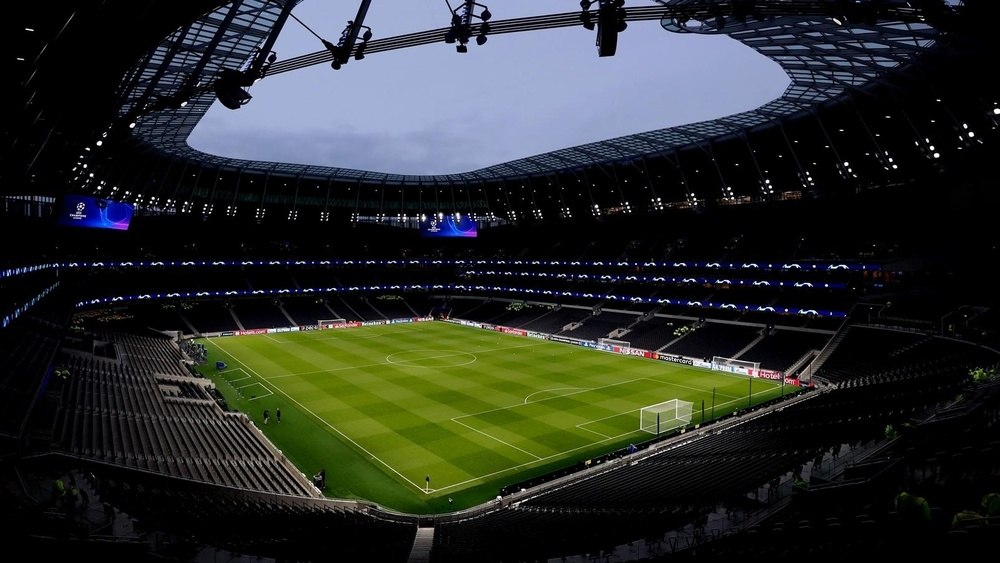
#> input picture WiCySxEx0rcists-2026/Misc/Day-05-The-Prince-Who-Never-Became-The-King/images/00-stadium-picture.jpg, 1000 x 563 px, shrunk from 1604 x 903 before the run
$ python unswirl.py ../images/00-stadium-picture.jpg out.png
#> lines starting #> are read from the running program, lines starting #| are printed output that depends on the picture
#!/usr/bin/env python3
"""
scripts/unswirl.py

Restores an image affected by an elliptical swirl distortion using inverse
geometric pixel remapping and bilinear interpolation.

Algorithm:
1. Normalize horizontal and vertical coordinates separately around the image center.
2. Convert normalized Cartesian coordinates (nx, ny) to polar coordinates (radius, theta).
3. Compute sample angle using the swirl transformation model:
     theta_sample = theta + radians(angle) * max(1 - radius, 0)^2
4. Map sampled coordinates back into discrete image coordinates.
5. Perform bilinear interpolation to sample continuous pixel intensities.
"""

import argparse
import math
from pathlib import Path
import numpy as np
from PIL import Image


def unswirl(input_path: str, output_path: str, angle: float = 1000.0) -> None:
#> called with input_path = '../images/00-stadium-picture.jpg', output_path = 'out.png', angle = 1000
    src_file = Path(input_path)
    if not src_file.is_file():
        raise FileNotFoundError(f"Input image not found: '{input_path}'")

    img = Image.open(src_file).convert("RGBA")
    arr = np.array(img, dtype=np.float32)
    height, width, _ = arr.shape
#> height = 563; width = 1000

    # Centers and semi-axes for elliptical normalization
    cx = (width - 1) / 2.0
#> cx = 499.5
    cy = (height - 1) / 2.0
#> cy = 281
    rx = width / 2.0
#> rx = 500
    ry = height / 2.0
#> ry = 281.5

    # Grid of coordinates
    y_coords, x_coords = np.indices((height, width), dtype=np.float32)
    nx = (x_coords - cx) / rx
    ny = (y_coords - cy) / ry

    # Convert to polar coordinates
    radius = np.hypot(nx, ny)
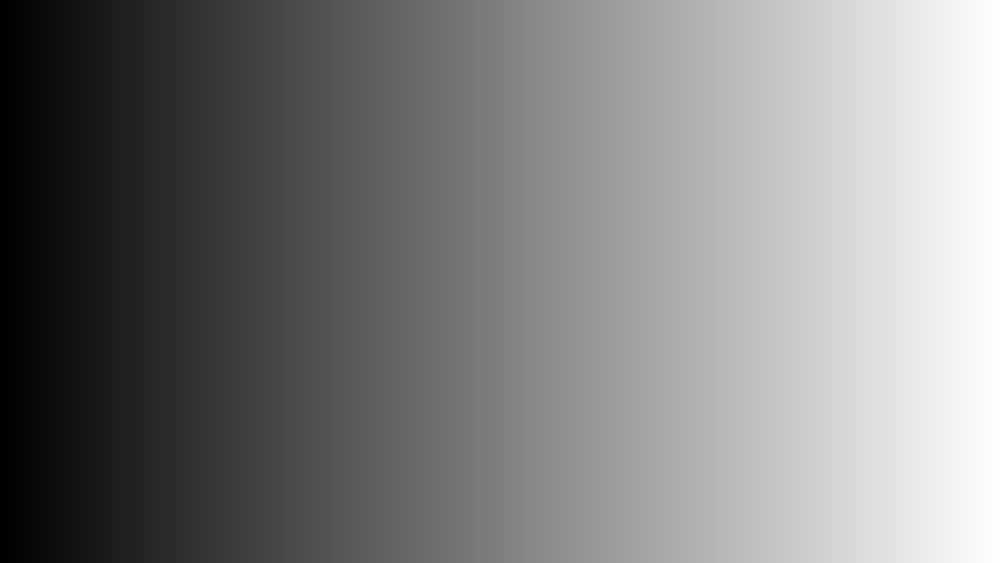
#> nx: shape (563, 1000) float32; min -0.999, max 0.999, mean -2.87e-09; drawn with min black and max white
    theta = np.arctan2(ny, nx)
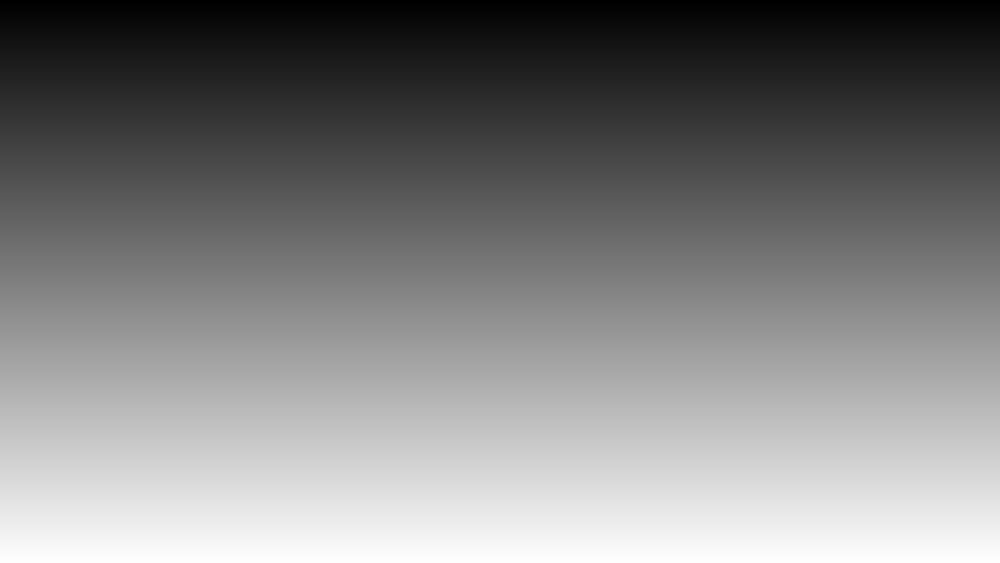
#> ny: shape (563, 1000) float32; min -0.998, max 0.998, mean -2.6e-08; drawn with min black and max white

    # Swirl distortion inverse mapping
    # theta_sample = theta + radians(angle) * max(1 - radius, 0)^2
    swirl_factor = np.maximum(1.0 - radius, 0.0) ** 2
    theta_sample = theta + math.radians(angle) * swirl_factor

    # Map back to continuous image coordinates
    x_sample = cx + rx * (radius * np.cos(theta_sample))
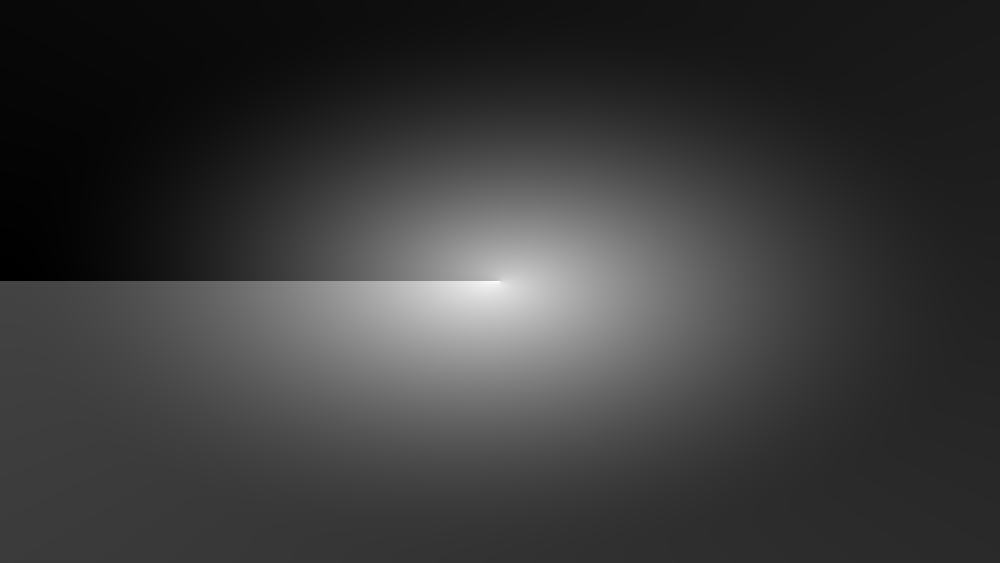
#> theta_sample: shape (563, 1000) float32; min -3.14, max 20.56, mean 2.3; drawn with min black and max white
    y_sample = cy + ry * (radius * np.sin(theta_sample))

    # Bilinear interpolation
    x0 = np.floor(x_sample).astype(np.int32)
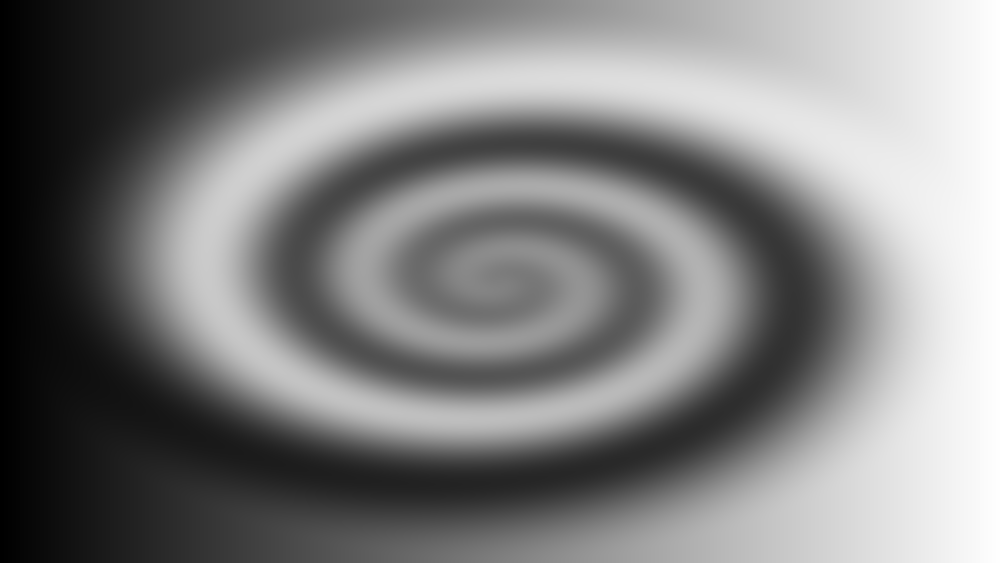
#> x_sample: shape (563, 1000) float32; min -0.000122, max 999, mean 499.5; drawn with min black and max white
    x1 = x0 + 1
    y0 = np.floor(y_sample).astype(np.int32)
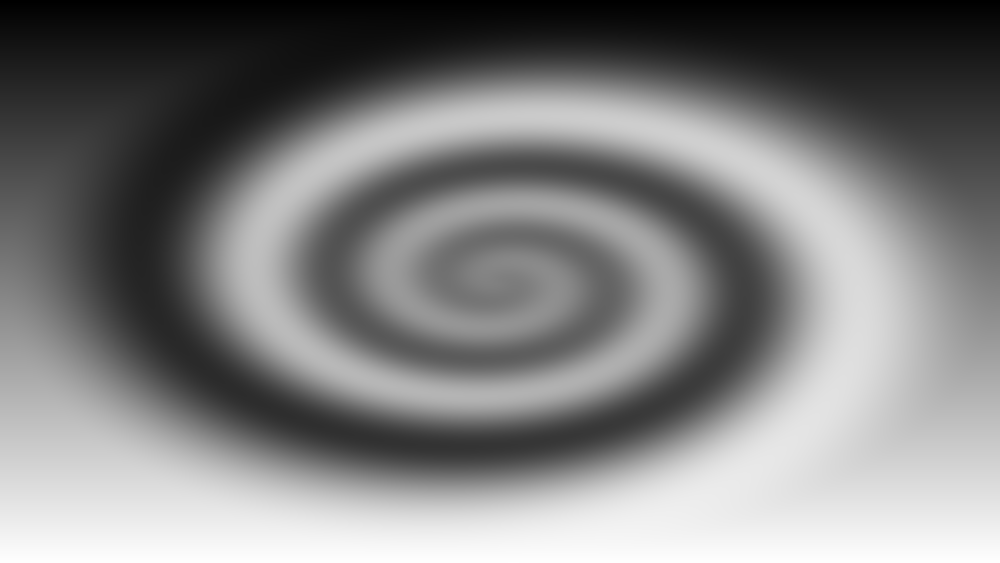
#> y_sample: shape (563, 1000) float32; min -0.000275, max 562, mean 281; drawn with min black and max white
    y1 = y0 + 1

    wa = (x1 - x_sample) * (y1 - y_sample)
    wb = (x_sample - x0) * (y1 - y_sample)
    wc = (x1 - x_sample) * (y_sample - y0)
    wd = (x_sample - x0) * (y_sample - y0)

    x0_clamped = np.clip(x0, 0, width - 1)
    x1_clamped = np.clip(x1, 0, width - 1)
    y0_clamped = np.clip(y0, 0, height - 1)
    y1_clamped = np.clip(y1, 0, height - 1)

    restored = (
        wa[..., None] * arr[y0_clamped, x0_clamped]
        + wb[..., None] * arr[y0_clamped, x1_clamped]
        + wc[..., None] * arr[y1_clamped, x0_clamped]
        + wd[..., None] * arr[y1_clamped, x1_clamped]
    )
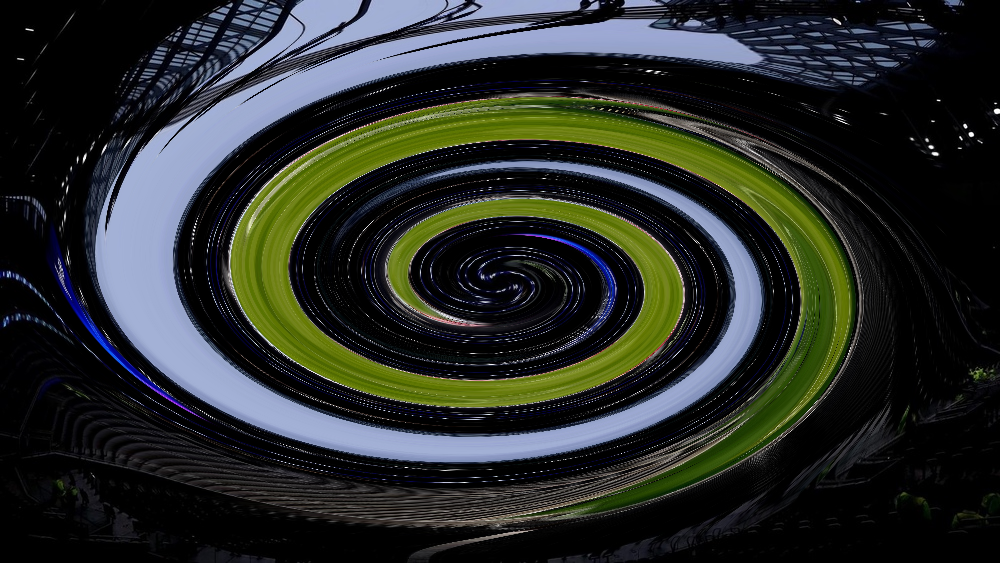
#> restored: shape (563, 1000, 4) float64; mean R, G, B, A 40.5, 44.9, 41.4, 255

    # Mask valid bounding area
    valid_mask = (
        (x_sample >= 0) & (x_sample <= width - 1) &
        (y_sample >= 0) & (y_sample <= height - 1)
    )
    restored[~valid_mask] = 0

    out_img = Image.fromarray(np.clip(restored, 0, 255).astype(np.uint8), mode="RGBA")
    dest_file = Path(output_path)
    dest_file.parent.mkdir(parents=True, exist_ok=True)
    out_img.save(dest_file)
    print(f"[+] Successfully unswirled '{input_path}' -> '{output_path}' with angle {angle}°")


def main():
    parser = argparse.ArgumentParser(
        description="Restore an elliptically swirled image using geometric coordinate inversion."
    )
    parser.add_argument("input", help="Path to input distorted image")
    parser.add_argument("output", help="Path to save output restored image")
    parser.add_argument(
        "--angle",
        type=float,
        default=1000.0,
        help="Swirl unwinding angle in degrees (default: 1000.0)",
    )

    args = parser.parse_args()
    unswirl(args.input, args.output, args.angle)


if __name__ == "__main__":
    main()
